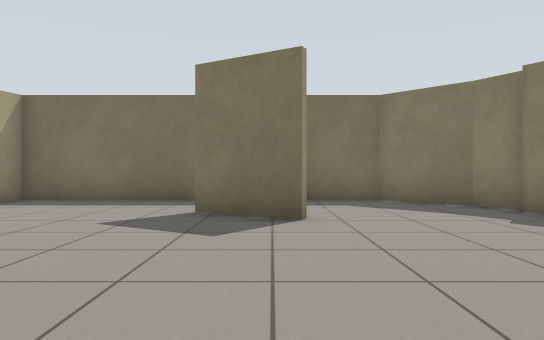
view 1 (above)

12 first-person views from a walk through a robot-simulator world made for Gazebo. The camera is 0.72 m above the floor, looks level and sees 70° across. The floor is counted in squares, 1 m on a side. Each view is taken from the middle of a square. On the plan, view 1 faces up. The plan holds only what a view shows up to about 11 squares ahead; the rest is blank.

view 2
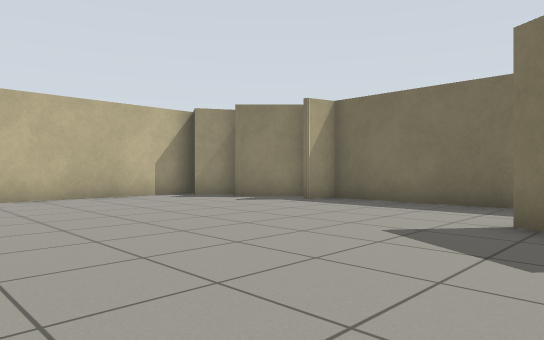

view 3
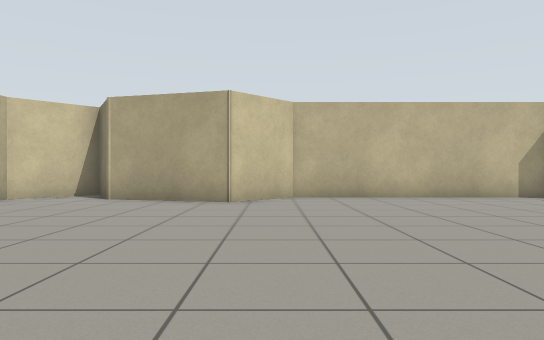

view 4
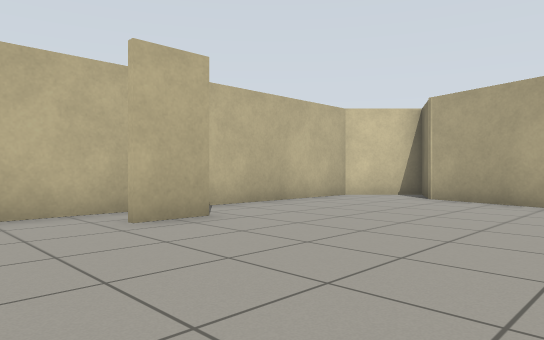

view 5
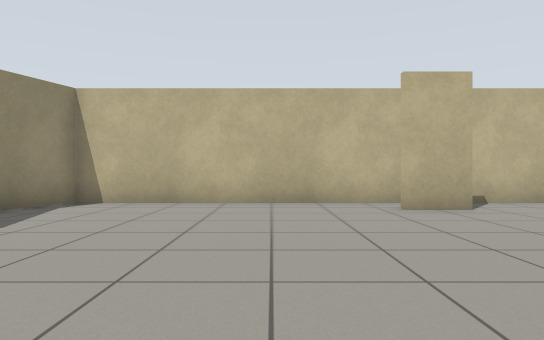

view 6
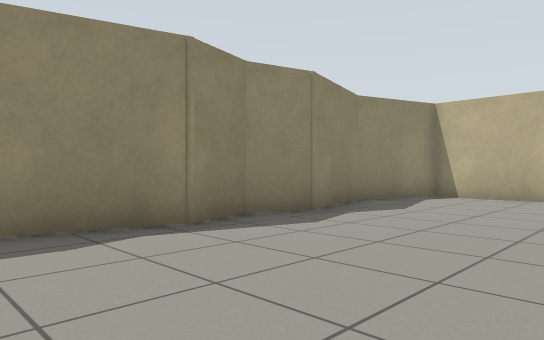

view 7
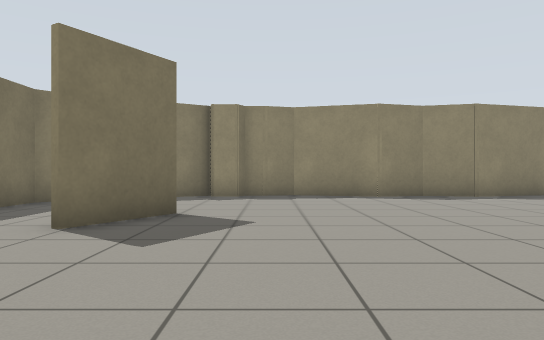

view 8
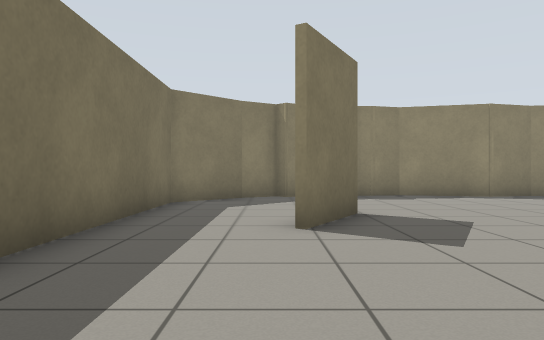

view 9
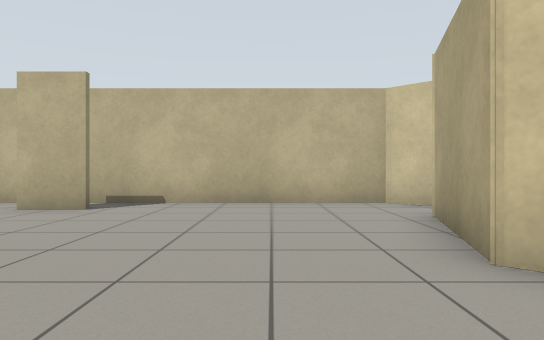

view 10
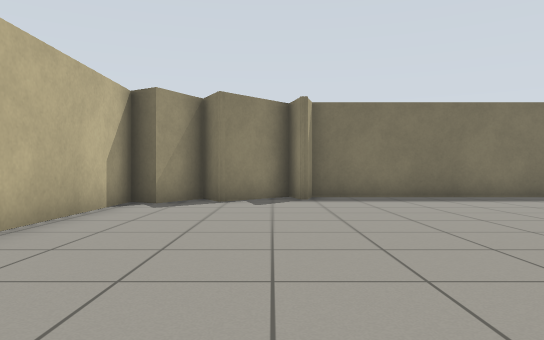

view 11
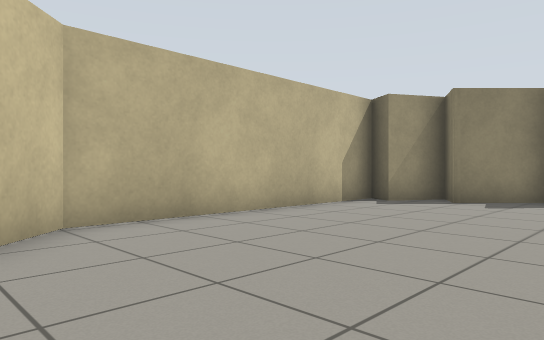

view 12
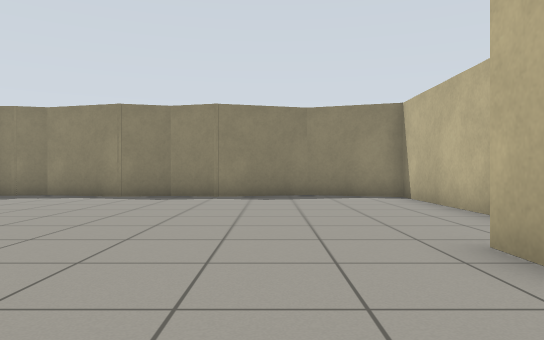

### Floor plan
Points are (right, up) in squares from view 1. A wall is a line through its corners. A room is listed if a view was taken in it or the views show most of it. See-through windows are left out.
Room 1 (views 1, 2, 3, 4, 5, 6, 7, 8, 9, 10, 11, 12)
walls: (0.5, 5.5) (-1.3, 6.6); (-3.7, -5) (-2.4, -5); (4.8, 4) (4.8, 4.7); (4.5, 4.9) (4.5, 5.7); (4.8, 5.7) (4.3, 6.7); (-6.3, 8.5) (-6.5, 9.4) (-8.2, 7.8) (-8.7, 8.7) (-9.5, 7.3); (4.6, 6.8) (4, 7.8); (4.1, 7.7) (2.6, 9.2) (-6, 9.2) (-6.2, 8.3); (-10.2, 7.7) (-10.2, 0.6) (-8.7, -0.9) (-9.5, -4) (-11.1, -4.9) (-9.5, -6.5) (4.3, -6.5) (5.1, -4) (4.4, -1.5) (4.8, -0.2) (4.4, 1.1) (5, 3.4) (4.8, 4.2)

Where each view was taken, in squares from view 1:
view 1: 0 up, 0 right, facing up
view 2: 1 up, 0 right, facing up-left
view 3: 0 up, 0 right, facing left
view 4: 0 up, 0 right, facing down-left
view 5: 2 up, 0 right, facing down
view 6: 4 up, 0 right, facing down-right
view 7: 4 up, 6 left, facing right
view 8: 7 up, 6 left, facing right
view 9: 2 up, 7 left, facing down
view 10: 1 down, 7 left, facing up
view 11: 1 down, 5 left, facing up-left
view 12: 3 down, 6 left, facing right
